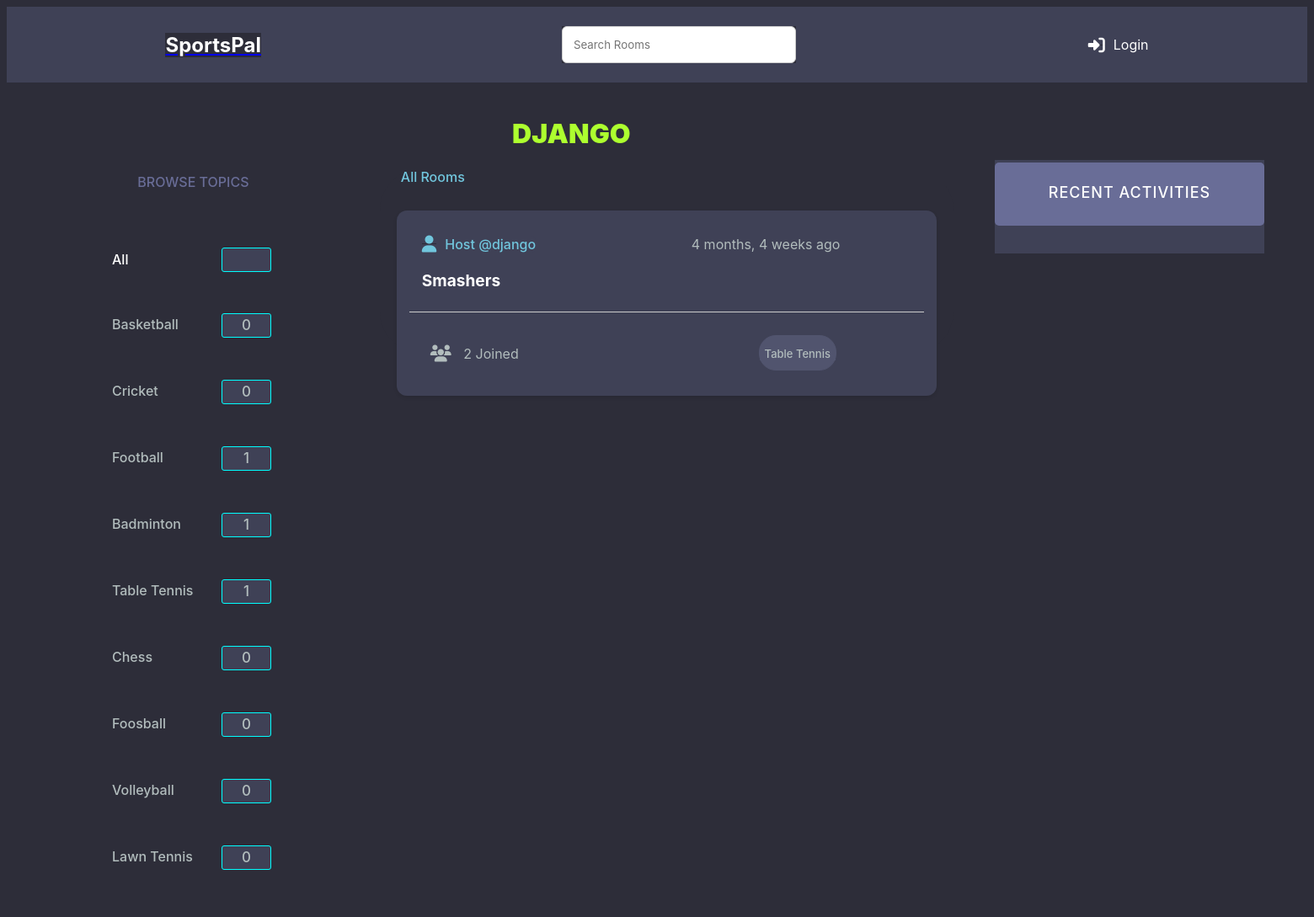
Before: /profile/6/ with the older database file.
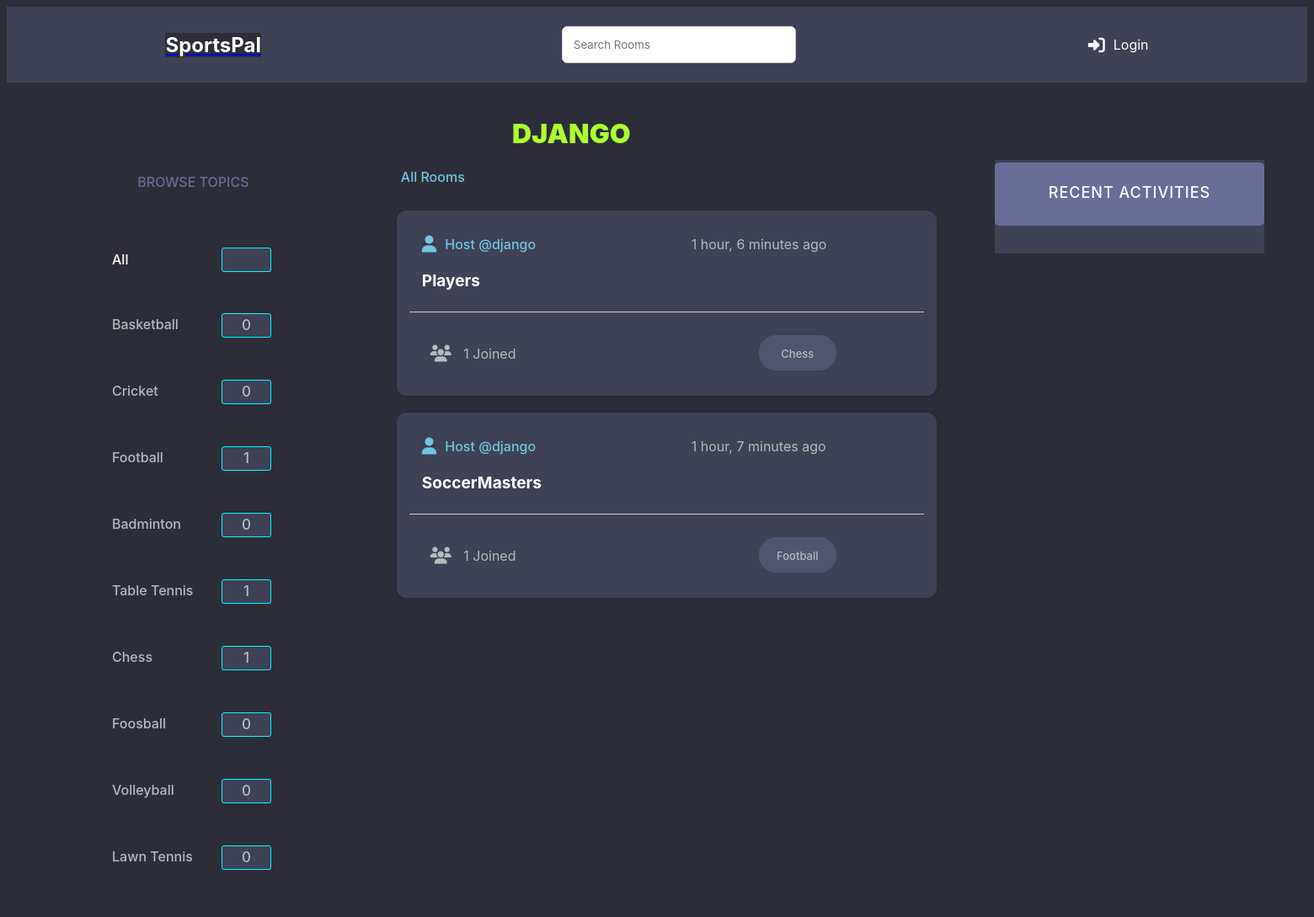
After: the same page with the newer database file.
### base/models.py (models this page shows, shortened)
class Topic(models.Model):
    name = models.CharField(max_length=200)

class Room(models.Model):
    host = models.ForeignKey(User, on_delete=models.SET_NULL, null=True)
    topic = models.ForeignKey(Topic, on_delete=models.SET_NULL, null=True)
    name = models.CharField(max_length=200)
    description = models.TextField(null = True, blank = True)
    participants = models.ManyToManyField(User, related_name='participants', blank=True)
    updated = models.DateTimeField(auto_now=True)
    created = models.DateTimeField(auto_now_add=True)
    class Meta:
        ordering = ('-updated','-created')

### base/views.py (the view)
# urls.py: path("profile/<str:pk>/", views.userProfile, name="user-profile"),
def userProfile(request,pk):
    user = User.objects.get(id=pk)
    rooms = user.room_set.all()
    room_messages = user.message_set.all()
    topics = Topic.objects.all()
    context = {'user':user,'rooms':rooms,'room_messages':room_messages,'topics':topics}
    return render(request,'base/profile.html',context)

### base/templates/base/profile.html (shortened to what this page needs)
{% extends 'main.html' %}
{%block content%}
<h1  style="position: relative;top:20px; left: 600px;text-transform: uppercase;color:greenyellow;font-weight: 900;">{{user.username}} </h1>
<div class = "profile-container">
    <div>
        {% include 'base/topics_component.html' %}
    <div>
        {% include 'base/feed_component.html' %}
    </div>
    <div>
        {% include 'base/activity_component.html' %}
    </div>
{%endblock content%}

### templates/main.html (shortened to what this page needs)
<!DOCTYPE html>
{% load static %}
<html lang="en">
<head>
    <link rel="stylesheet" type="text/css" href="{% static 'styles/main.css' %}">
</head>
<body style="background-color: #2d2d39;">
    {% include 'navbar.html' %}
    {% block content %}
    {% endblock %}
</body>
</html>

### templates/navbar.html
{% load static %}
{% block css %}
    <link rel="stylesheet" type="text/css" href="{% static 'styles/navbar.css' %}">
{% endblock %}
<div class="navbar" style="background-color:#3f4156;z-index: 20;">
    <div class="logo" style="background-color:#3f4156;">
        <a href="/"> <h1 style = "color: white;" style = "background-color:#3f4156; text-decoration: none;">SportsPal</h1></a>
    </div>
    <div class="search_bar">
        <form method = "GET" action="{% url 'home' %}">
            <input type = "text" name = "q" placeholder = "Search Rooms" />
        </form>
    </div>
    {% if request.user.is_authenticated %}
    <div class="profile">
        <p style="color: white;background-color:#3f4156;"> Hello {{request.user}}</p>
        <p style="background-color:#3f4156;"><a href = "{'% url 'base/profile.html' message.user.id %} " style="background-color:#3f4156;text-decoration: none;color:aqua;">@{{user.username}}</a></p>
    </div>
    <div class="logout">
        <a href = "{% url 'logout' %}" style="background-color:#3f4156;">Logout</a>
    </div>
    {% else %}
    <div class="login">
        <a href = "{% url 'login' %}" style = "background-color:#3f4156;text-decoration: none;"><i class="fa-solid fa-right-to-bracket fa-shake fa-lg" style="position: relative; right: 10px;;"></i>Login</a>
    </div>
    {% endif %}
</div>

### base/templates/base/topics_component.html (shortened to what this page needs)
{% load static %}
{% block css %}
    <link rel="stylesheet" type="text/css" href="{% static 'styles/topics_component.css' %}">
{% endblock %}
<h3 class = "Topics" style = "color: #696d97; text-transform: uppercase;top:10px;">Browse Topics</h3>
<div class = "All">
    <p><a href="{% url 'home' %}"  style="color: white; text-decoration: none;"><div>All</div></a> <span id = "total">{{room_count}}</span></p>
</div>
<div class = "items_all">
    {% for topic in topics %}
        <div class = "List">
            <a href="{% url 'home' %}?q={{topic.name}}">{{topic.name}}
            <div id="count_div">
                <span id = "count">{{topic.room_set.all.count}}</span></a>
            </div>
        </div>
    {% endfor %}

### base/templates/base/feed_component.html (shortened to what this page needs)
{% load static %}
{% block css %}
    <link rel="stylesheet" type="text/css" href="{% static 'styles/feed_component.css' %}">
    <link href="{% static 'fontawesomefree/css/fontawesome.css' %}" rel="stylesheet" type="text/css">
    <link href="{% static 'fontawesomefree/css/brands.css' %}" rel="stylesheet" type="text/css">
    <link href="{% static 'fontawesomefree/css/solid.css' %}" rel="stylesheet" type="text/css">
{% endblock %}
<div style="position: relative;top:20px;z-index: 10;left:25px;color:#71c6dd;font-weight: 500;"> All Rooms</div>
<div class = "sports-rooms">
    {% for room in rooms %}
        <div class = "room_feat">
            <div id="host">
                <a href="{% url 'user-profile' room.host.id %}"style="background-color:#3f4156;z-index: 30;"><i class="fa-solid fa-user fa-lg" style="position: relative;right:10px;"></i>Host @{{room.host.username}}</a>
            </div>
            <div style = "background-color: #3f4156;" id = "timer">
                {{room.created|timesince}} ago
            </div>
                <div id="room_name">
                    <h5 style = "background-color: #3f4156;"><a href = "{% url 'room' room.id %}" style="background-color:#3f4156;">{{room.name}}</a></h5>
                </div>
                <hr style="position:relative;top :90px">
                <div style = "background-color: #3f4156;" id ="participants_num"><i class="fa-solid fa-users fa-lg"style="position:relative;right:10px;"></i>
                    {{room.participants.all.count}} Joined
                </div>
                <div id="topic_name">
                    <p style="background-color: #51546e;;">{{room.topic.name}}</p>
                </div>
        </div>
    {% endfor %}
</div>

### base/templates/base/activity_component.html (shortened to what this page needs)
{% load static %}
{% block css %}
    <link rel="stylesheet" type="text/css" href="{% static 'styles/activity_component.css' %}">
    <link href="{% static 'fontawesomefree/css/fontawesome.css' %}" rel="stylesheet" type="text/css">
    <link href="{% static 'fontawesomefree/css/brands.css' %}" rel="stylesheet" type="text/css">
    <link href="{% static 'fontawesomefree/css/solid.css' %}" rel="stylesheet" type="text/css">
{% endblock %}
<div class="block_layout">
    <div class="recent_activities">
        <h3> recent activities</h3>
    </div>
</div>

### static/styles/main.css (style rules this page uses)
* { background-color: #2d2d39;; }

### static/styles/navbar.css (style rules this page uses)
.navbar { display: flex; background-color:#3f4156; align-items: center; justify-content: space-around; text-decoration: none; padding: 10px; height: 70px; }
.navbar div { background-color:#3f4156 ; color: white; }
.logo h1 { margin: 0; font-size: 24px; font-weight: bold; text-decoration: none; }
.search_bar input[type="text"] { background-color: white; background-image: url('searchicon.png'); background-position: 10px 10px; background-repeat: no-repeat; border : 8px solid #3f4156; padding: 13px; width: 250px; border-radius: 6px; border: 1px solid #ccc; }
.login a { text-decoration: none; color: white; }

### static/styles/topics_component.css (style rules this page uses)
* { font-family: "DM Sans", -apple-system, BlinkMacSystemFont, "Segoe UI", Roboto, Oxygen, Ubuntu, Cantarell, "Open Sans", "Helvetica Neue", sans-serif; }
.Topics { position: relative; top : 50px; text-align: center; font-weight: 500; font-family: "DM Sans", -apple-system, BlinkMacSystemFont, "Segoe UI", Roboto, Oxygen, Ubuntu, Cantarell, "Open Sans", "Helvetica Neue", sans-serif; box-sizing: border-box; text-rendering: optimizeLegibility; font-size: inherit; }
.List, .All { display: flex; flex-direction: column; align-items: left; padding-left: 120px; }
.List a , .All { align-items: left; margin: 5px; font-weight: 500; color : #b2bdbd; text-decoration: none; width: 100px; }
#count,#total { display: inline-block; height: 20px; width: 50px; background-color: #3f4156; margin: 10px; border-radius: 3px; align-items: center; padding: 3.5px; text-align: center; border: 0.8px solid cyan; font-size: 17px; }
#count_div { position: relative; left: 120px; bottom: 38px; width: 100px; }
.All div { position: relative; top : 34px; }
#total { position: relative; left : 120px; }
div .List { width: 100px; }

### static/styles/feed_component.css (style rules this page uses)
.room_feat { display: flex; flex-direction: column; background-color: #fff; border-radius: 20px solid black; padding: 15px; box-shadow: 0 2px 4px rgba(0, 0, 0, 0.1); margin: 20px; border-radius: 12px; height: 190px; }
#host a { background-color: #3f4156; color: #fff; padding: 5px 10px; border-radius: 5px; text-align: center; text-decoration: none; margin-bottom: 5px; z-index: 20; }
#room_name a { color: white; text-decoration: none; transition: color 0.3s; }
hr { border: none; border-top: 1px solid #ccc; margin: 15px 0; }
.sports-rooms { border-radius: 50px; }
.room_feat { position: relative; top: 50px; background-color: #3f4156; }
#host,#edit,#delete,#room_name,#topic_name { background-color: #3f4156; }
#host a { font-family: "DM Sans", -apple-system, BlinkMacSystemFont, "Segoe UI", Roboto, Oxygen, Ubuntu, Cantarell, "Open Sans", "Helvetica Neue", sans-serif; margin: 0; padding: 0; box-sizing: border-box; text-rendering: optimizeLegibility; color:#71c6dd; font-size: inherit; font-weight: 500; }
#host { position: absolute; top : 30px; left:40px; z-index: 9; width : 150px; }
#timer { margin: 10px; position: absolute; top : 20px; left: 340px; width: 190px; color: #b2bdbd; }
#room_name { position: absolute; top : 40px; left : 30px; width : 190px; height: 80px; bottom: 28px; font-family: "DM Sans", -apple-system, BlinkMacSystemFont, "Segoe UI", Roboto, Oxygen, Ubuntu, Cantarell, "Open Sans", "Helvetica Neue", sans-serif; font-size: 23px; font-weight: 500; color: #e5e5e5; }
#topic_name { display: inline-block; position: absolute; bottom: 30px; left: 430px; width: 90px; font-size: medium; text-align: center; margin-top: 0px; background-color: #51546e; border-radius: 20px; font-size: 13px; border: 1px solid #51546e; color: #b2bdbd; height:40px; font-weight: 500; }
#participants_num { position: absolute; top : 160px; left: 50px; width : 120px; color: #b2bdbd; }
div .sports-rooms { position: relative; bottom: 20px; }

### static/styles/activity_component.css (style rules this page uses)
.recent_activities h3 { background-color: #696d97; text-transform: uppercase; font-weight: 500; padding: 1rem 1.5rem; color: white; letter-spacing: 1px; font-size: 18px; height: 25px; width: 270px; border-radius: 5px; text-align: center; padding : 25px; position: relative; bottom: 15px; }
.block_layout { margin: 50px; left : 40px; background-color: #3f4156; display: flex; flex-direction: column; align-items: center; position: relative; bottom: 40px; left: -1px; border-radius: 10px; }
.block_layout div { background-color: #3f4156; }

### base/templates/base/profile.html (style rules this page uses)
.profile-container { display: grid; grid-template-columns: 1.3fr 2fr 1fr; }

Changed rows visible on the page:
removed Room: host.username "django", created "4 months, 4 weeks", name "Smashers", participants.all.count "2", topic.name "Table Tennis"
computed for Topic "Badminton": room_set.all.count "1" → "0"
computed for Topic "Chess": room_set.all.count "0" → "1"
added Room: host.username "django", created "1 hour, 6 minutes", name "Players", participants.all.count "1", topic.name "Chess"
added Room: host.username "django", created "1 hour, 7 minutes", name "SoccerMasters", participants.all.count "1", topic.name "Football"
